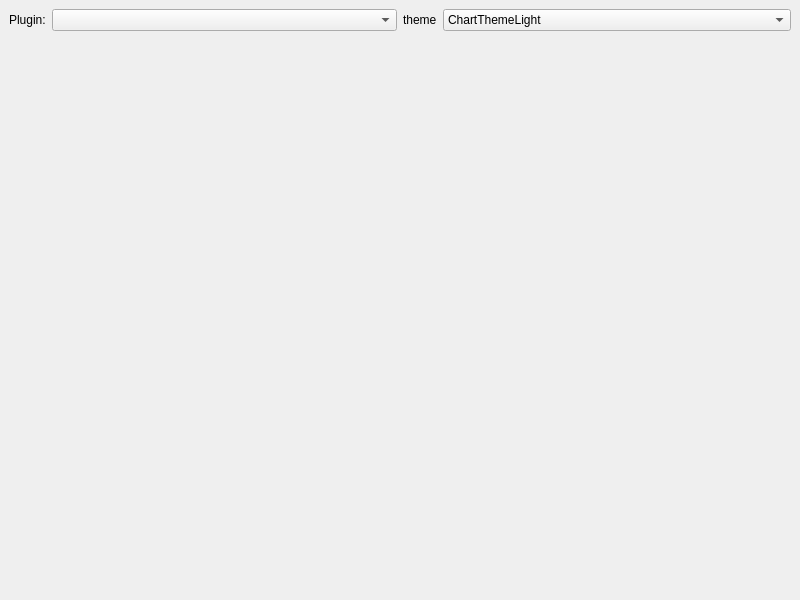
<?xml version="1.0" encoding="UTF-8"?>
<ui version="4.0">
 <class>MainWindow</class>
 <widget class="QMainWindow" name="MainWindow">
  <property name="geometry">
   <rect>
    <x>0</x>
    <y>0</y>
    <width>800</width>
    <height>600</height>
   </rect>
  </property>
  <property name="windowTitle">
   <string>MainWindow</string>
  </property>
  <widget class="QWidget" name="centralwidget">
   <layout class="QGridLayout" name="gridLayout_2">
    <item row="0" column="0">
     <layout class="QGridLayout" name="layout">
      <item row="0" column="0">
       <layout class="QFormLayout" name="pluginSelectFormLayout">
        <item row="0" column="0">
         <widget class="QLabel" name="pluginSelectLabel">
          <property name="text">
           <string>Plugin:</string>
          </property>
         </widget>
        </item>
        <item row="0" column="1">
         <widget class="QComboBox" name="pluginSelectComboBox">
          <property name="sizePolicy">
           <sizepolicy hsizetype="Preferred" vsizetype="Fixed">
            <horstretch>1</horstretch>
            <verstretch>1</verstretch>
           </sizepolicy>
          </property>
          <property name="maxVisibleItems">
           <number>100</number>
          </property>
         </widget>
        </item>
       </layout>
      </item>
      <item row="0" column="1">
       <layout class="QFormLayout" name="themeFormLayout">
        <item row="0" column="0">
         <widget class="QLabel" name="themeLabel">
          <property name="text">
           <string>theme</string>
          </property>
         </widget>
        </item>
        <item row="0" column="1">
         <widget class="QComboBox" name="themeComboBox">
          <property name="sizePolicy">
           <sizepolicy hsizetype="Preferred" vsizetype="Fixed">
            <horstretch>1</horstretch>
            <verstretch>1</verstretch>
           </sizepolicy>
          </property>
          <property name="maxVisibleItems">
           <number>8</number>
          </property>
          <property name="maxCount">
           <number>8</number>
          </property>
          <item>
           <property name="text">
            <string>ChartThemeLight</string>
           </property>
          </item>
          <item>
           <property name="text">
            <string>ChartThemeBlueCerulean</string>
           </property>
          </item>
          <item>
           <property name="text">
            <string>ChartThemeDark</string>
           </property>
          </item>
          <item>
           <property name="text">
            <string>ChartThemeBrownSand</string>
           </property>
          </item>
          <item>
           <property name="text">
            <string>ChartThemeBlueNcs</string>
           </property>
          </item>
          <item>
           <property name="text">
            <string>ChartThemeHighContrast</string>
           </property>
          </item>
          <item>
           <property name="text">
            <string>ChartThemeBlueIcy</string>
           </property>
          </item>
          <item>
           <property name="text">
            <string>ChartThemeQt</string>
           </property>
          </item>
         </widget>
        </item>
       </layout>
      </item>
      <item row="1" column="0" colspan="2">
       <widget class="Widget" name="widget" native="true">
        <property name="sizePolicy">
         <sizepolicy hsizetype="Preferred" vsizetype="Preferred">
          <horstretch>0</horstretch>
          <verstretch>4</verstretch>
         </sizepolicy>
        </property>
       </widget>
      </item>
     </layout>
    </item>
   </layout>
  </widget>
 </widget>
 <customwidgets>
  <customwidget>
   <class>Widget</class>
   <extends>QWidget</extends>
   <header>widget.h</header>
   <container>1</container>
   <slots>
    <slot>loadPlugin(QString)</slot>
    <slot>onChartThemeChanged(int)</slot>
   </slots>
  </customwidget>
 </customwidgets>
 <resources/>
 <connections>
  <connection>
   <sender>pluginSelectComboBox</sender>
   <signal>currentIndexChanged(QString)</signal>
   <receiver>widget</receiver>
   <slot>loadPlugin(QString)</slot>
   <hints>
    <hint type="sourcelabel">
     <x>232</x>
     <y>28</y>
    </hint>
    <hint type="destinationlabel">
     <x>36</x>
     <y>174</y>
    </hint>
   </hints>
  </connection>
  <connection>
   <sender>themeComboBox</sender>
   <signal>currentIndexChanged(int)</signal>
   <receiver>widget</receiver>
   <slot>onChartThemeChanged(int)</slot>
   <hints>
    <hint type="sourcelabel">
     <x>566</x>
     <y>33</y>
    </hint>
    <hint type="destinationlabel">
     <x>557</x>
     <y>91</y>
    </hint>
   </hints>
  </connection>
 </connections>
</ui>
